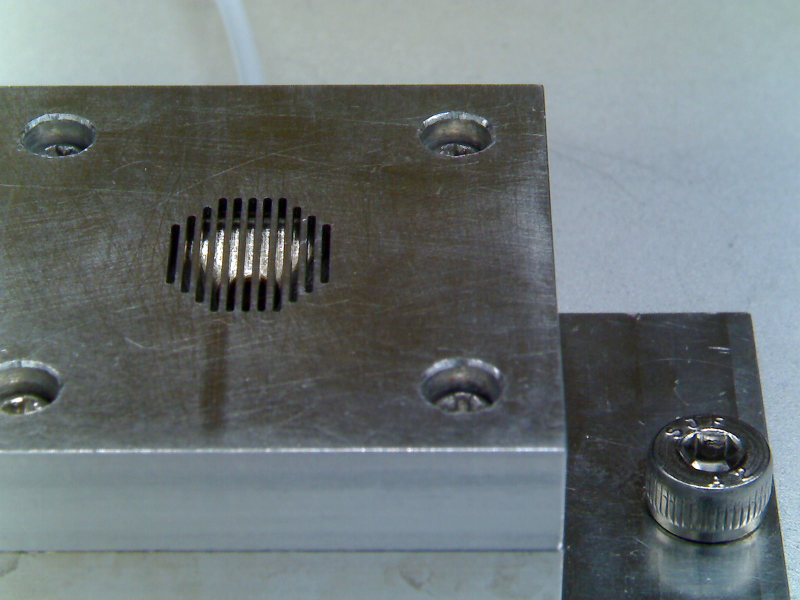
#> input picture script_ML_Coatingsystem/coating_ML/100.jpg, 1600 x 1200 px (shown at 1/2 size); its folder holds 4 pictures in this run; the run also reads 2 pictures not shown here
$ python image_crop.py
#> lines starting #> are read from the running program, lines starting #| are printed output that depends on the picture
import numpy as np
import matplotlib.pyplot as plt
import os
import pandas as pd
from skimage import data, io, filters
from skimage.color import rgba2rgb, rgb2gray
import scipy.io
from sklearn.metrics import mean_squared_error
from sklearn.model_selection import train_test_split
from sklearn.linear_model import LinearRegression, Ridge
from sklearn.model_selection import cross_val_score
from sklearn.model_selection import KFold
from sklearn.metrics import mean_absolute_error
from sklearn.ensemble import GradientBoostingRegressor
from sklearn.metrics import r2_score
from sklearn.metrics import mean_absolute_error, mean_squared_error


image_path = "D:/DEV/Python/QM_Develop_Machinelearning/script_ML_Coatingsystem/coating_ML"
file_spec = '*.jpg'
load_pattern = os.path.join(image_path, file_spec)

image_collection = io.imread_collection(load_pattern)
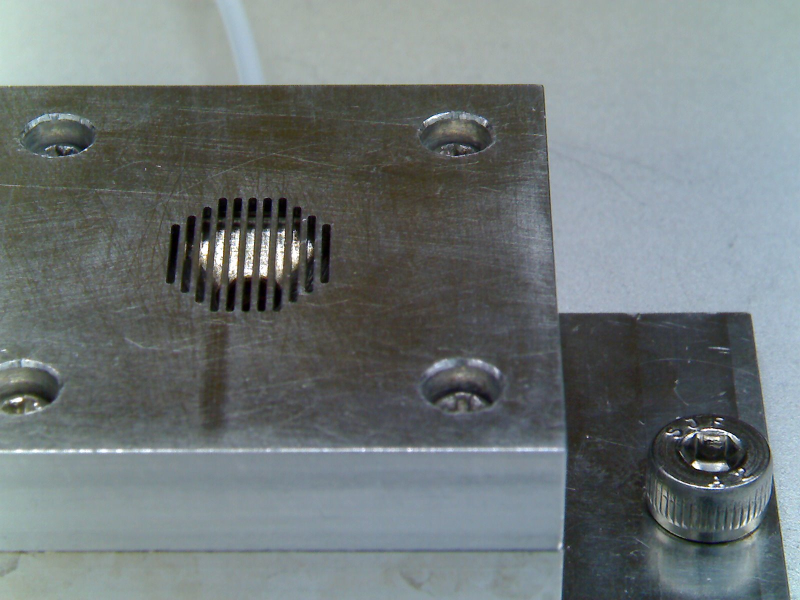
#> input picture script_ML_Coatingsystem/coating_ML/102.jpg, 1600 x 1200 px (shown at 1/2 size)
#> image_collection = 4 items


plt.imshow(image_collection[0][391:638, 310:670])
plt.show()
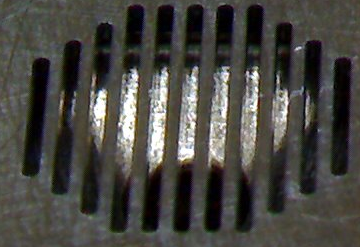
#> shown: shape (247, 360, 3); mean R, G, B 72.3, 70.8, 66.1
